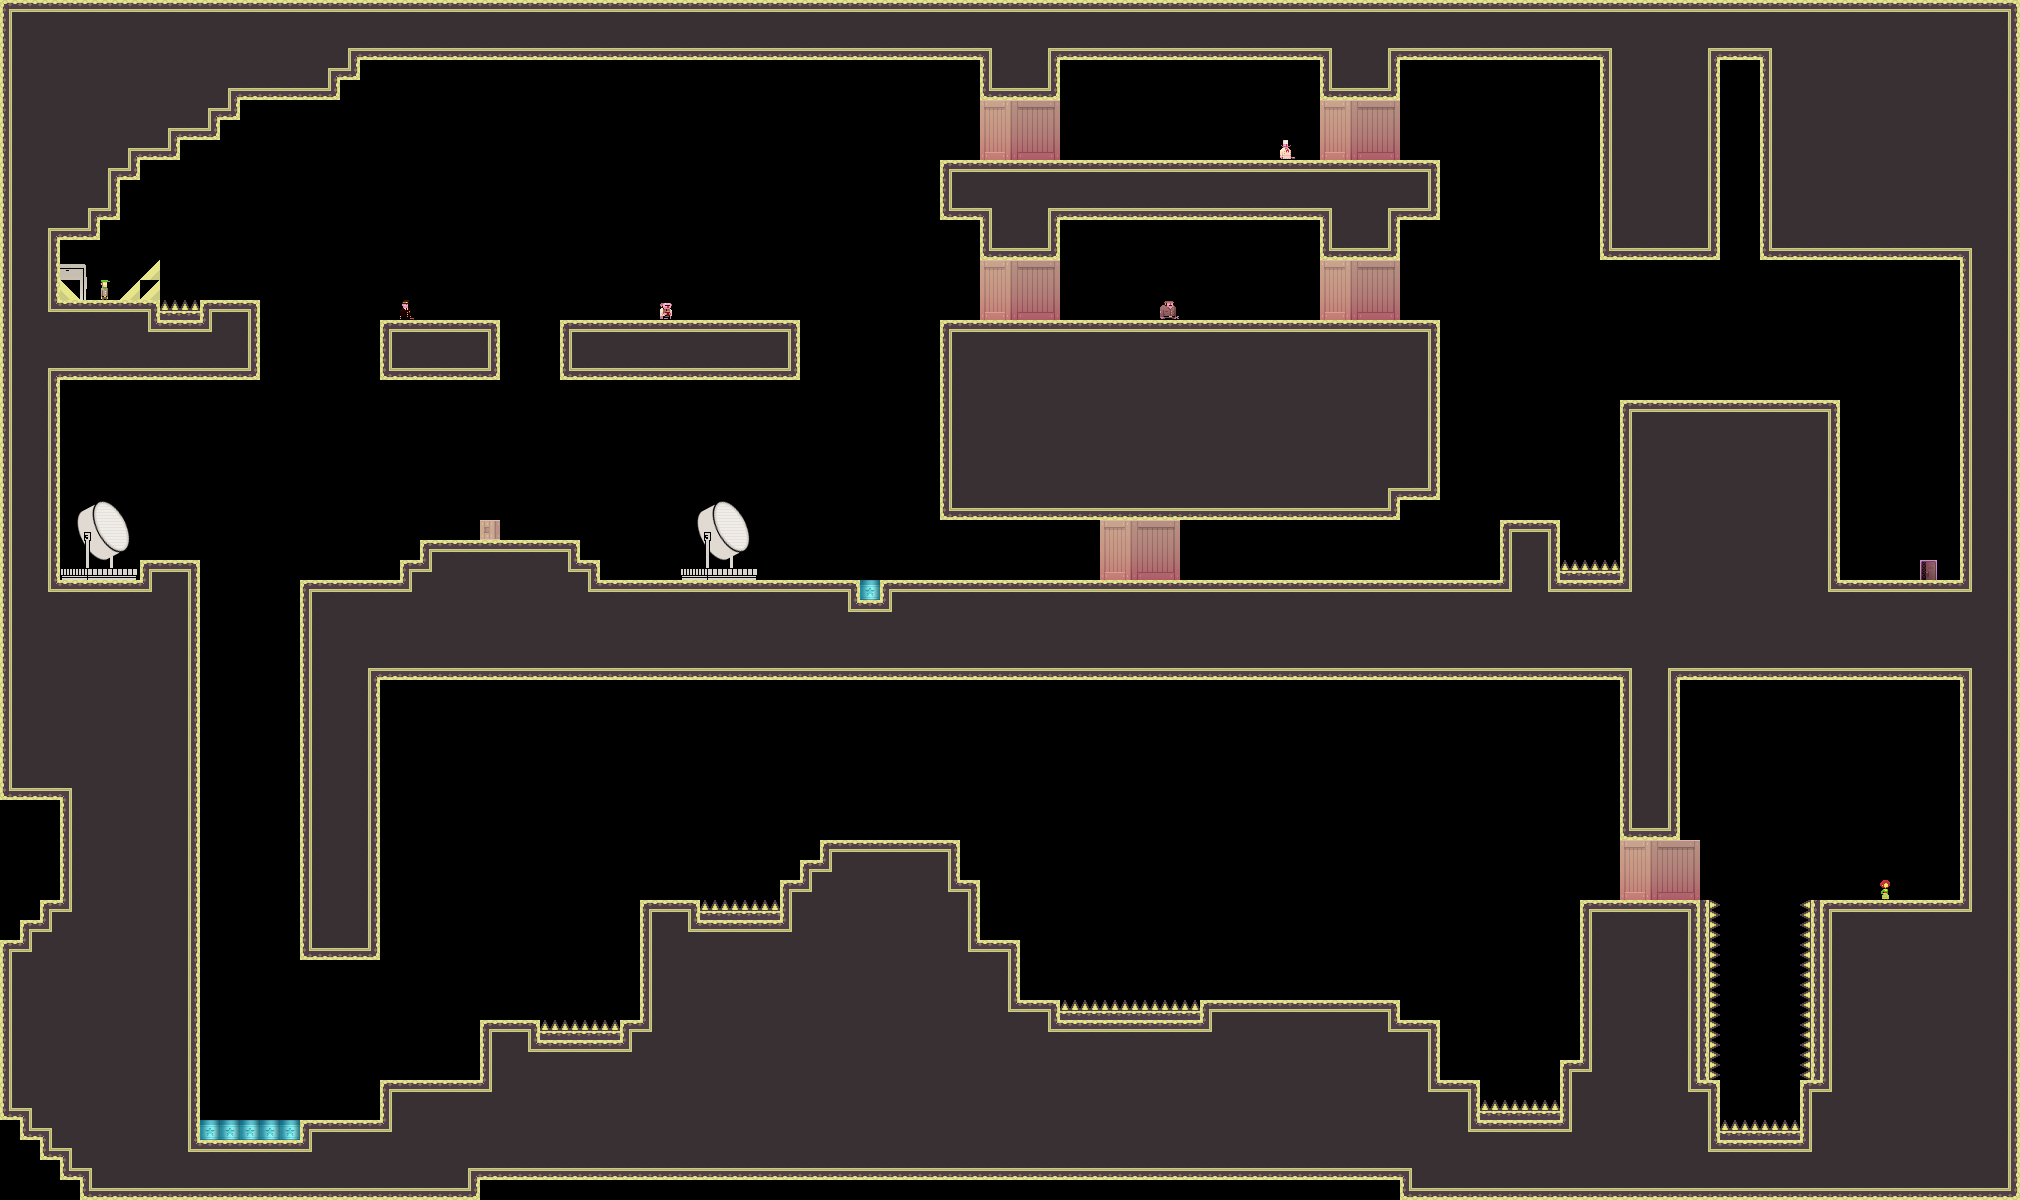

The image is a tile-based game level rendered from a .tmx file. Its description and source (layers, tilesets, objects; grid data summarised) follow:
An orthogonal 101x60 tile map with 20x20 px tiles, 1 tile layer (bg) and 2 objects.

<map version="1.0" orientation="orthogonal" width="101" height="60" tilewidth="20" tileheight="20">
 <tileset firstgid="1" name="tiles_military" tilewidth="20" tileheight="20">
  <image source="../../../../XNAModeContent/Lemonade/tiles_military.png" width="400" height="400" />
  <terraintypes>
   <terrain name="solid" tile="151" />
   <terrain name="hollow" tile="94" />
  </terraintypes>
  <tile id="8" terrain=",,,1" />
  <tile id="9" terrain=",,1,1" />
  <tile id="10" terrain=",,1,1" />
  <tile id="11" terrain=",,1,1" />
  <tile id="12" terrain=",,1,1" />
  <tile id="13" terrain=",,1,1" />
  <tile id="14" terrain=",,1," />
  <tile id="15" terrain="1,1,1," />
  <tile id="16" terrain="1,1,,1" />
  <tile id="28" terrain=",1,,1" />
  <tile id="34" terrain="1,,1," />
  <tile id="35" terrain="1,,1,1" />
  <tile id="36" terrain=",1,1,1" />
  <tile id="48" terrain=",1,,1" />
  <tile id="54" terrain="1,,1," />
  <tile id="68" terrain=",1,,1" />
  <tile id="74" terrain="1,,1," />
  <tile id="88" terrain=",1,,1" />
  <tile id="94" terrain="1,,1," />
  <tile id="108" terrain=",1,,1" />
  <tile id="114" terrain="1,,1," />
  <tile id="128" terrain=",1,," />
  <tile id="129" terrain="1,1,," />
  <tile id="130" terrain="1,1,," />
  <tile id="131" terrain="1,1,," />
  <tile id="132" terrain="1,1,," />
  <tile id="133" terrain="1,1,," />
  <tile id="134" terrain="1,,," />
  <tile id="148" terrain=",,,0" />
  <tile id="149" terrain=",,0,0" />
  <tile id="150" terrain=",,0," />
  <tile id="151" terrain="0,0,0," />
  <tile id="152" terrain="0,0,," />
  <tile id="153" terrain="0,0,,0" />
  <tile id="168" terrain=",0,,0" />
  <tile id="170" terrain="0,,0," />
  <tile id="171" terrain="0,,0," />
  <tile id="173" terrain=",0,,0" />
  <tile id="188" terrain=",0,," />
  <tile id="189" terrain="0,0,," />
  <tile id="190" terrain="0,,," />
  <tile id="191" terrain="0,,0,0" />
  <tile id="192" terrain=",,0,0" />
  <tile id="193" terrain=",0,0,0" />
  <tile id="194" terrain="0,0,0,0" />
  <tile id="195" terrain="1,1,1,1" />
  <tile id="356">
   <properties>
    <property name="LargeCrate" value="" />
   </properties>
  </tile>
  <tile id="380">
   <properties>
    <property name="Andre" value="" />
   </properties>
  </tile>
  <tile id="381">
   <properties>
    <property name="Liselot" value="" />
   </properties>
  </tile>
  <tile id="382">
   <properties>
    <property name="Amsterdaam" value="" />
   </properties>
  </tile>
  <tile id="383">
   <properties>
    <property name="Worker" value="" />
   </properties>
  </tile>
  <tile id="384">
   <properties>
    <property name="Inspector" value="" />
   </properties>
  </tile>
  <tile id="385">
   <properties>
    <property name="Chef" value="" />
   </properties>
  </tile>
  <tile id="386">
   <properties>
    <property name="Exit" value="" />
   </properties>
  </tile>
  <tile id="387">
   <properties>
    <property name="Trampoline" value="" />
   </properties>
  </tile>
  <tile id="388">
   <properties>
    <property name="SmallCrate" value="" />
   </properties>
  </tile>
  <tile id="389">
   <properties>
    <property name="SugarBag" value="" />
   </properties>
  </tile>
 </tileset>
 <layer name="bg" width="101" height="60">
  <data>[6060 cells, 3141 non-empty, 64 distinct tile ids]</data>
 </layer>
 <objectgroup name="boxes" width="101" height="60">
  <object x="1860" y="400">
   <polyline points="0,0 0,140" />
  </object>
  <object x="1560" y="400">
   <polyline points="0,0 0,100 20,100 20,0 40,-20 40,-100 20,-100 20,-20 0,0" />
  </object>
 </objectgroup>
</map>
